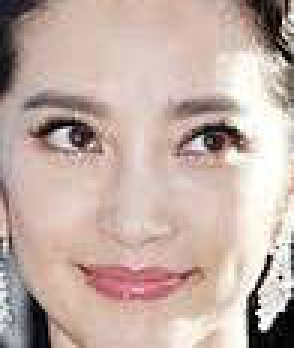
#> input picture face2/3.jpg, 98 x 116 px (shown 3 times larger)
$ python FaceTest.py
#> lines starting #> are read from the running program, lines starting #| are printed output that depends on the picture
from numpy import *
from numpy import linalg as la
import cv2
import os

characteristic = ['wu' ,'libinbin', 'fanbinbin', 'aobama','shunyang','wu']
def loadImageSet(add):
#> called with add = 'images.jpg'
    FaceMat = mat(zeros((5, 98 * 116)))
    j = 0
    img = cv2.imread('3.jpg', 0)
#> img: shape (116, 98); min 0, max 255, mean 179.9
    FaceMat[j, :] = mat(img).flatten()
    j += 1
    img = cv2.imread('2.jpg', 0)
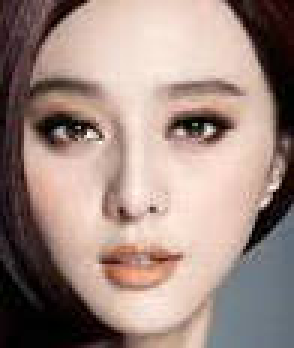
#> input picture face2/2.jpg, 98 x 116 px (shown 3 times larger)
#> img: shape (116, 98); min 0, max 253, mean 143.4
    FaceMat[j, :] = mat(img).flatten()
    j += 1
    img = cv2.imread('5.jpg', 0)
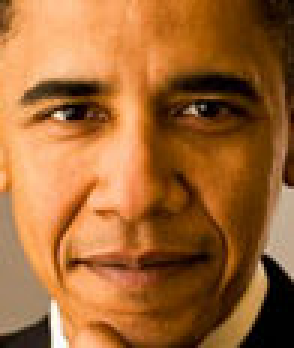
#> input picture face2/5.jpg, 98 x 116 px (shown 3 times larger)
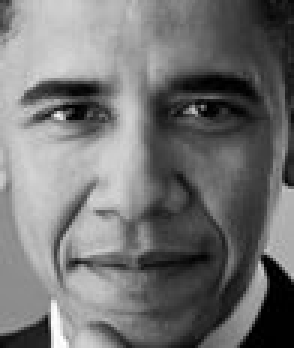
#> img: shape (116, 98) (shown 3 times larger); min 0, max 255, mean 114.4
    FaceMat[j, :] = mat(img).flatten()
    j += 1
    img = cv2.imread('6.jpg', 0)
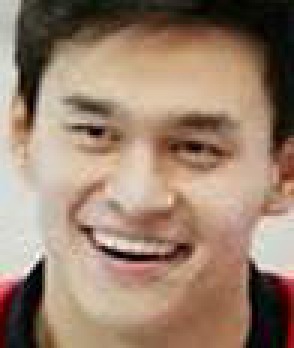
#> input picture face2/6.jpg, 98 x 116 px (shown 3 times larger)
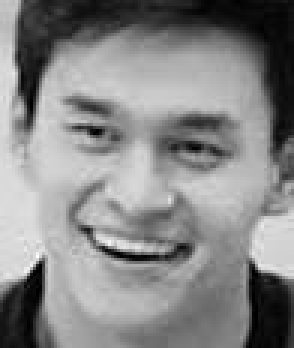
#> img: shape (116, 98) (shown 3 times larger); min 0, max 255, mean 134.7
    FaceMat[j, :] = mat(img).flatten()
    j += 1
    img = cv2.imread(add, 0)
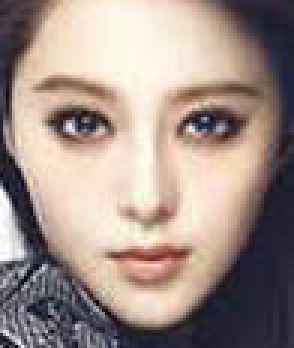
#> input picture face2/images.jpg, 98 x 116 px (shown 3 times larger)
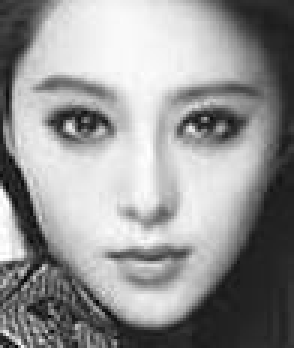
#> img: shape (116, 98) (shown 3 times larger); min 4, max 255, mean 149
    FaceMat[j, :] = mat(img).flatten()
    return FaceMat


def ReconginitionVector(imgname ,selecthr=0.8):
    # step1: load the face image data ,get the matrix consists of all image
    FaceMat = loadImageSet(imgname).T
    # step2: average the FaceMat
    avgImg = mean(FaceMat, 1)
    # step3: calculate the difference of avgimg and all image data(FaceMat)
    diffTrain = FaceMat - avgImg
    # step4: calculate eigenvector of covariance matrix (because covariance matrix will cause memory error)
    eigvals, eigVects = linalg.eig(mat(diffTrain.T * diffTrain))
    eigSortIndex = argsort(-eigvals)
    for i in range(shape(FaceMat)[1]):
        if (eigvals[eigSortIndex[:i]] / eigvals.sum()).sum() >= selecthr:
            eigSortIndex = eigSortIndex[:i]
            break
    covVects = diffTrain * eigVects[:, eigSortIndex]  # covVects is the eigenvector of covariance matrix
    # avgImg 是均值图像，covVects是协方差矩阵的特征向量，diffTrain是偏差矩阵
    return avgImg, covVects, diffTrain


def judgeFace(judgeImg, FaceVector, avgImg, diffTrain):
    diff = judgeImg.T - avgImg
    weiVec = FaceVector.T * diff
#> weiVec = [[18252539.7], [28498147.9], [6435586.8]]
    res = 0
    resVal = inf
    for i in range(4):
        TrainVec = FaceVector.T * diffTrain[:, i]
        print(res)
        if (array(weiVec - TrainVec) ** 2).sum() < resVal:
            res = i
            resVal = (array(weiVec - TrainVec) ** 2).sum()
#> this loop made 4 passes
#> resVal on passes 1 to 2: 4.64e+15, 9.31e+14
#> after the loop, res = 1; resVal = 9.31e+14

    return res+1


if __name__ == '__main__':
    loadname = 'images.jpg'
    avgImg, FaceVector, diffTrain = ReconginitionVector(loadname ,selecthr=0.8)
    judgeImg = cv2.imread(loadname, 0)
    print(characteristic[judgeFace(mat(judgeImg).flatten(), FaceVector, avgImg, diffTrain)])
#| fanbinbin
    # for c in characteristic:
    #
    #     count = 0
    #     for i in range(len(nameList)):
    #
    #         # 这里的loadname就是我们要识别的未知人脸图，我们通过15张未知人脸找出的对应训练人脸进行对比来求出正确率
    #         loadname = '2.jpg'
    #         judgeImg = cv2.imread(loadname, 0)
    #         # if judgeFace(mat(judgeImg).flatten(), FaceVector, avgImg, diffTrain) == int(nameList[i]):
    #         #     count += 1
    #     print('accuracy of %s is %f' % (c, float(count) / len(nameList)))  # 求出正确率
